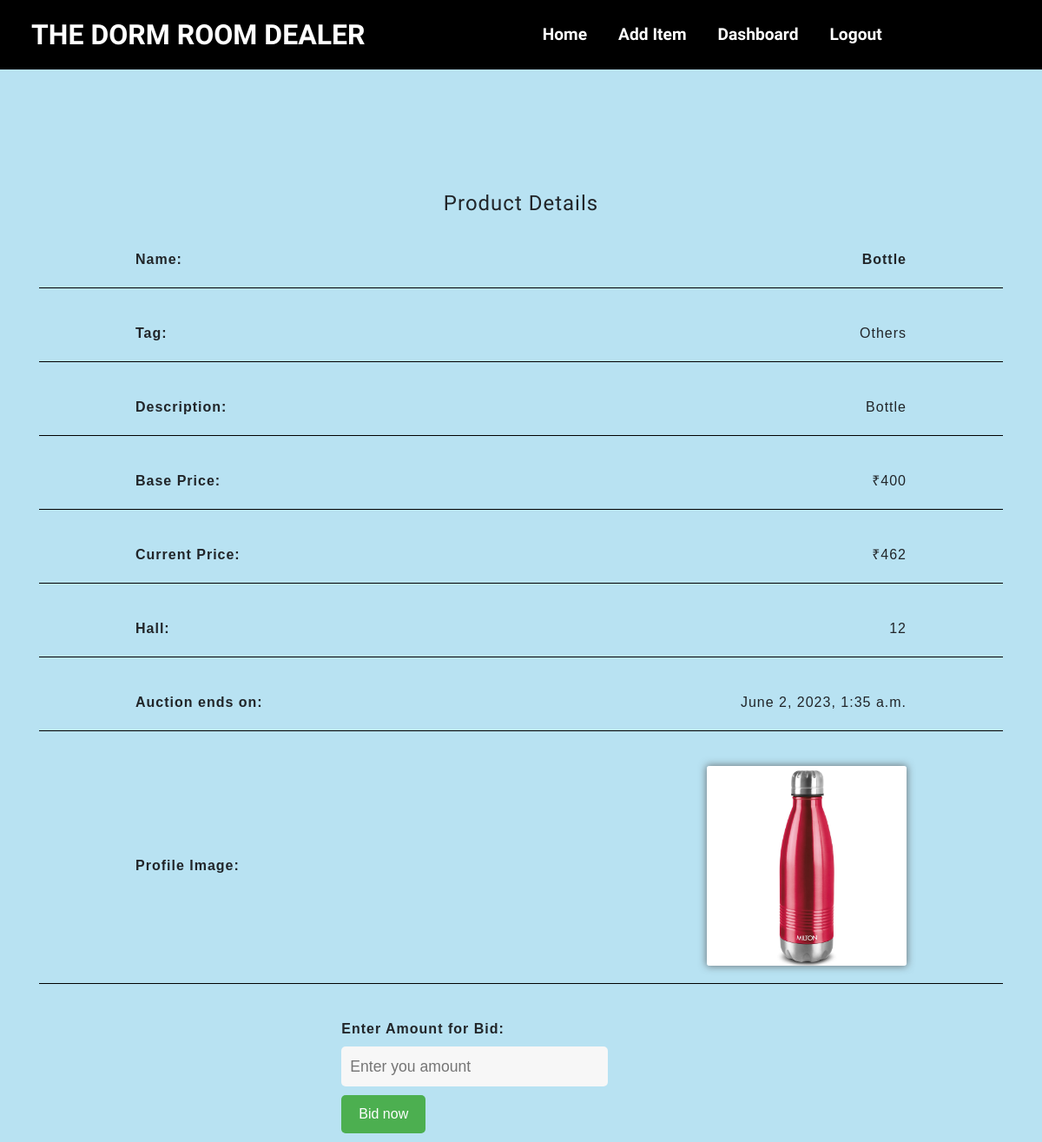
The app's page /items/biditem?id=8 (signed in) with its own data.
### items/models.py (models this page shows)
class Item(models.Model):
    name=models.CharField(max_length=25)
    profile=models.ImageField(upload_to='pics')
    img1=models.ImageField(upload_to='pics' ,null=True )
    img2=models.ImageField(upload_to='pics' ,null=True )
    description=models.TextField()
    location = models.IntegerField(null = True)
    basePrice=models.IntegerField()
    currentPrice=models.IntegerField()
    minBidPrice = models.IntegerField(null = True )
    tag=models.CharField(max_length=25)
    status=models.CharField(null=True,max_length=25)
    sold=models.CharField(max_length=10,default="unsold")
    ownermail = models.EmailField(unique=False)
    start_date = models.DateTimeField(null = False, default=datetime.now)
    end_date = models.DateTimeField(null=False, default=datetime.now)
    highest_bidder=models.IntegerField(null=True)
    sendwinmail = models.CharField(max_length=7,default="notSent")

### items/views.py (the view)
# urls.py: path('biditem',views.biditem,name="biditem"),
@login_required(login_url='login')
def biditem(request):
    id = request.GET['id']
    item = Item.objects.get(id=id)
    lstatus = "live"
    if item.status == lstatus:
        return render(request, "biditem.html", {'item': item})
    else:
        return redirect("home")

### templates/biditem.html (shortened to what this page needs)
{% extends 'base.html' %}
{% block content %}
<div class="container">
    <h4>Product Details</h4>
    <div class="row">
        <span class="label">Name:</span>
        <b>{{item.name}}</b>
    </div>
    <hr class="hr">
    <div class="row">
        <span class="label">Tag:</span>
        {{item.tag}}
    </div>
    <hr class="hr">
    <div class="row">
        <span class="label">Description:</span>
        {{item.description}}
    </div>
    <hr class="hr">
    <div class="row">
        <span class="label">Base Price:</span>
        ₹{{item.basePrice}}
    </div>
    <hr class="hr">
    <div class="row">
        <span class="label">Current Price:</span>
        ₹{{item.currentPrice}}
    </div>
    <hr class="hr">
    <div class="row">
        <span class="label">Hall:</span>
        {{item.location}}
    </div>
    <hr class="hr">
    <div class="row">
        <span class="label">Auction ends on:</span>
        {{item.end_date}}
    </div>
    <hr class="hr">
    <div class="row">
        <span class="label">Profile Image:</span>
        <img src="{{item.profile.url}}" class="image">
    </div>
    <hr class="hr">
    <form id="myForm" action="successfullBid">
        <div class="row">
            <label class="label">Enter Amount for Bid:</label>
            <input type="number" name="bidrs" class="field" placeholder="Enter you amount" min={{item.currentPrice}}
                max="100000">
            <input type="submit" class="btt" id="bid-button" value="Bid now" onClick="confirmSubmit(event)">
        </div>
    </form>
</div>
{% endblock %}

### static/css/nav.css (style rules this page uses)
body { margin: 0; padding: 0; }
h4 { font-family: 'Barlow Semi Condensed', sans-serif; }
.field { width: 70%; padding: 0.2rem 0.3rem; outline: none; border: 2px solid rgba(0, 0, 0, 0); background-color: rgb(247, 247, 247); font-size: 1.1rem; border-radius: 5px; margin-bottom: 22px; transition: .3s; }
.container { width: 100%; margin-top: 140px; font-family: sans-serif ; letter-spacing: 1px; }
.row { margin-top: 30px; }
img { width: 230px; height: 230px; border-radius: 3px; box-shadow: 0 0px 8px 1px rgba(87, 87, 87, 0.719); }

### templates/biditem.html (style rules this page uses)
body { margin: 0; padding: 0; background-color: #B8E2F2; }
.container { background-color: #B8E2F2; display: flex; flex-direction: column; align-items: center; }
.row { display: flex; flex-direction: row; align-items: center; justify-content: space-between; width: 80%; margin-bottom: 10px; }
.label { font-weight: bold; margin-right: 10px; }
.hr { border: none; height: 1px; background-color: black; width: 100%; margin: 10px 0; }
.image { max-height: 300px; max-width: 400px; }
.field { width: 100%; padding: 10px; border-radius: 5px; border: none; margin-bottom: 10px; }
.btt { font-size: 16px; padding: 10px 20px; background-color: #4CAF50; color: white; border: none; border-radius: 5px; cursor: pointer; }

### records on screen
Item: name "Bottle", tag "Others", description "Bottle", basePrice "400", currentPrice "462", location "12", end_date "June 2, 2023, 1:35 a.m.", profile (picture)
